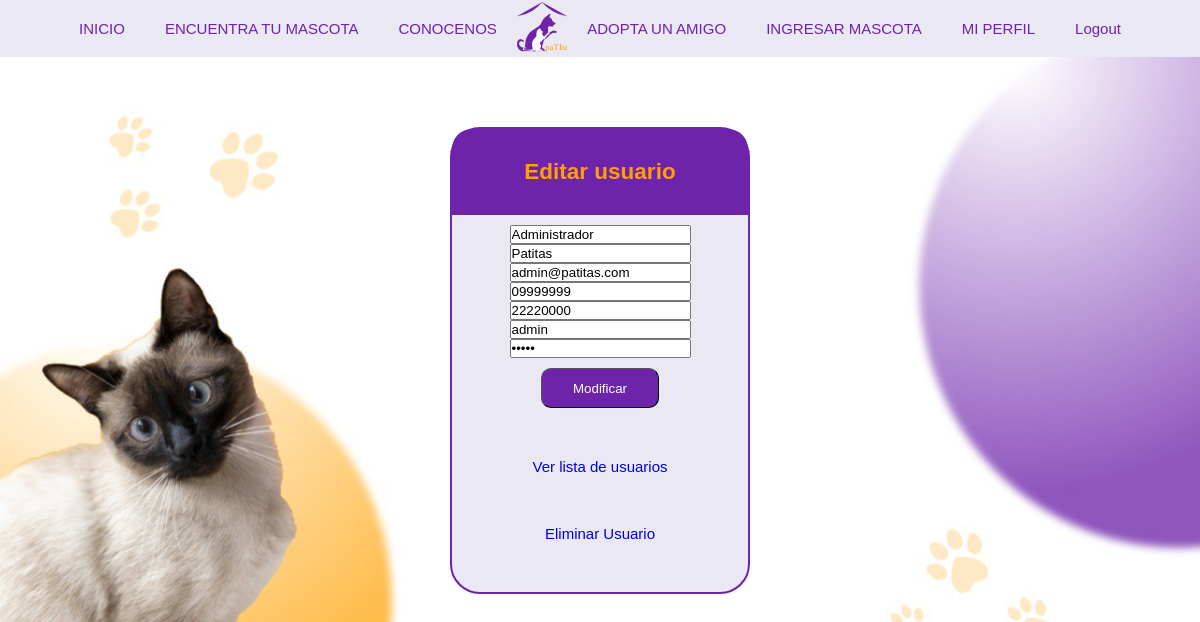
The app's page /me (signed in) with its own data.
### patitas/models.py (models this page shows, shortened)
class Usuario(UserMixin, db.Model):
	id = db.Column(db.Integer, primary_key=True)
	username = db.Column(db.String(40), unique=True)
	email = db.Column(db.String(200), unique=True)
	password = db.Column(db.String(32))
	nombre = db.Column(db.String(80))
	apellido = db.Column(db.String(80))
	celular = db.Column(db.String(20))
	telefono = db.Column(db.String(20))
	fecha_registro = db.Column(db.DateTime, nullable=True)
	confirmado = db.Column(db.Boolean, nullable=False, default=False)
	fecha_confirmado = db.Column(db.DateTime, nullable=True)
	rol_id = db.Column(db.Integer, db.ForeignKey('rol.id'), default=2)
	publicaciones = db.relationship('Mascota', backref='mascota', lazy='dynamic')

### patitas/views.py (the view, shortened to what this page needs)
@app.route('/me')
@login_required
def ver_editar_usuario():
    if request.method=="GET":
        if current_user.is_authenticated:
                return render_template('modificar.html', nombre=current_user.nombre,apellido=current_user.apellido,email=current_user.email,username=current_user.username,password=current_user.password, telefono=current_user.telefono, celular=current_user.celular, user_logueado=True)
        else:
            return redirect('/inicio')

### patitas/views.py (called while the page is built)
@login_manager.user_loader
def load_user(usuario_id):
    return Usuario.query.get(int(usuario_id))

### patitas/templates/modificar.html (shortened to what this page needs)
<!DOCTYPE html>
<html lang="es">
<head>
    <link rel="stylesheet" href="../static/css/login.css">
</head>
<body>
<main>
    <header class="header">
        <nav class="navigator">
            <ul>
                <li><a href="inicio">INICIO</a></li>
                <li><a href="encuentra">ENCUENTRA TU MASCOTA</a></li>
                <li><a href="conocenos">CONOCENOS</a></li>
                <div class="nav__logo">
                    <a href="inicio"><img src="../static/img/logo.svg" height="50px" alt="logo de Patitas"></a>
                </div>
                <li><a href="adopta">ADOPTA UN AMIGO</a></li>
                <li>{% if user_logueado %}<a href="registrar">INGRESAR MASCOTA</a> {% else %}<a href="registro">CREA TU CUENTA</a>{% endif %}</li>
                <li>{% if user_logueado %}<a href="me">MI PERFIL</a> {% else %}<a href="login">INICIO DE SESIóN</a>{% endif %}</li>
                {% if user_logueado %}<li><a href="logout">Logout</a></li>{% endif %}
            </ul>
        </nav>
    </header>
    <section class="login">
        <section class="login__container">
            <div class="login__container--titulo"><h2>Editar usuario</h2></div>
            <form class="login__container--form" action="/me" method="post" autocomplete="on">
                <div class="login__container--form-input">
                        <input type="text" placeholder="Nombre" name="nombre" class="step__input" required value= "{{nombre}}">
                        <input type="text" placeholder="Apellido" name="apellido" class="step__input" value= "{{apellido}}">
                        <input type="text" placeholder="E-mail" name="email" class="step__input" required value= "{{email}}">
                        <input type="number" placeholder="Celular" name="celular" class="step__input" required value= "{{celular}}">
                        <input type="number"  placeholder="Teléfono" name="telefono" class="step__input" value= "{{telefono}}">
                        <input type="text"  placeholder="Nombre de usuario" name="username" class="step__input" value= "{{username}}">
                        <input type="password"  placeholder="Contraseña" name="password" class="step__input" value= "{{password}}">
                </div>
                <div class="login__container--form-button">
                    <button type="submit" class="button">Modificar</button>
                </div>
            </form>
            <p class="login__container--register"><a href="verusuarios">Ver lista de usuarios</a></p>
            <p class="login__container--register"><a style="color=red;" href="borrarusuario">Eliminar Usuario</a></p>
        </section>
    </section>
</main>
</body>
</html>

### patitas/static/css/login.css (style rules this page uses)
* { -webkit-box-sizing: border-box; box-sizing: border-box; padding: 0; margin: 0; font-family: 'CardenioModern-Regular', sans-serif; }
html { font-size: 62.5%; }
body { background-image: url(../img/login.jpeg); background-size: cover; }
.navigator { width: 100%; margin: auto; background: #EAE8F3; font-size: 1.5rem; }
.navigator ul { width: 100%; display: -webkit-box; display: -ms-flexbox; display: flex; -webkit-box-align: center; -ms-flex-align: center; align-items: center; -webkit-box-pack: center; -ms-flex-pack: center; justify-content: center; list-style: none; }
.navigator ul li { float: left; }
.navigator ul li a { color: #6D23AA; padding: 2rem; display: block; text-decoration: none; }
.login { margin-top: 5%; font-size: 1.5rem; display: -webkit-box; display: -ms-flexbox; display: flex; -webkit-box-align: center; -ms-flex-align: center; align-items: center; -webkit-box-pack: center; -ms-flex-pack: center; justify-content: center; }
.login .login__container { min-width: 25%; margin-top: 1rem; border-color: #6D23AA; border-width: 0.2rem; border-style: solid; background: #EAE8F3; border-radius: 3rem; }
.login .login__container h2 { margin: 3rem; display: -webkit-box; display: -ms-flexbox; display: flex; -webkit-box-align: center; -ms-flex-align: center; align-items: center; -webkit-box-pack: center; -ms-flex-pack: center; justify-content: center; }
.login .login__container a { text-decoration: none; }
.login .login__container .login__container--titulo { display: -webkit-box; display: -ms-flexbox; display: flex; -webkit-box-align: center; -ms-flex-align: center; align-items: center; -webkit-box-pack: center; -ms-flex-pack: center; justify-content: center; color: #FFA000; background-color: #6D23AA; border-radius: 2rem 2rem 0 0; }
.login .login__container p { display: -webkit-box; display: -ms-flexbox; display: flex; -webkit-box-align: center; -ms-flex-align: center; align-items: center; -webkit-box-pack: center; -ms-flex-pack: center; justify-content: center; margin: 5rem; }
.login .login__container .login__container--form ::placeholder { color: #FFA000; padding: 1rem; }
.login .login__container .login__container--form .login__container--form-input { display: -webkit-box; display: -ms-flexbox; display: flex; -webkit-box-align: center; -ms-flex-align: center; align-items: center; -webkit-box-pack: center; -ms-flex-pack: center; justify-content: center; -webkit-box-orient: vertical; -webkit-box-direction: normal; -ms-flex-direction: column; flex-direction: column; margin-top: 1rem; }
.login .login__container .login__container--form .login__container--form-button { display: -webkit-box; display: -ms-flexbox; display: flex; -webkit-box-align: center; -ms-flex-align: center; align-items: center; -webkit-box-pack: center; -ms-flex-pack: center; justify-content: center; -webkit-box-orient: vertical; -webkit-box-direction: normal; -ms-flex-direction: column; flex-direction: column; color: #FFA000; }
.login .login__container .login__container--form .login__container--form-button .button { width: 40%; color: #FFA000; height: 4rem; margin-top: 1rem; background: #6D23AA; color: #FFFFFF; border-radius: 1rem; border-width: 0.1rem; }

### records on screen
Usuario: nombre "Administrador", apellido "Patitas", email "admin@patitas.com", celular "09999999", telefono "22220000", username "admin"
